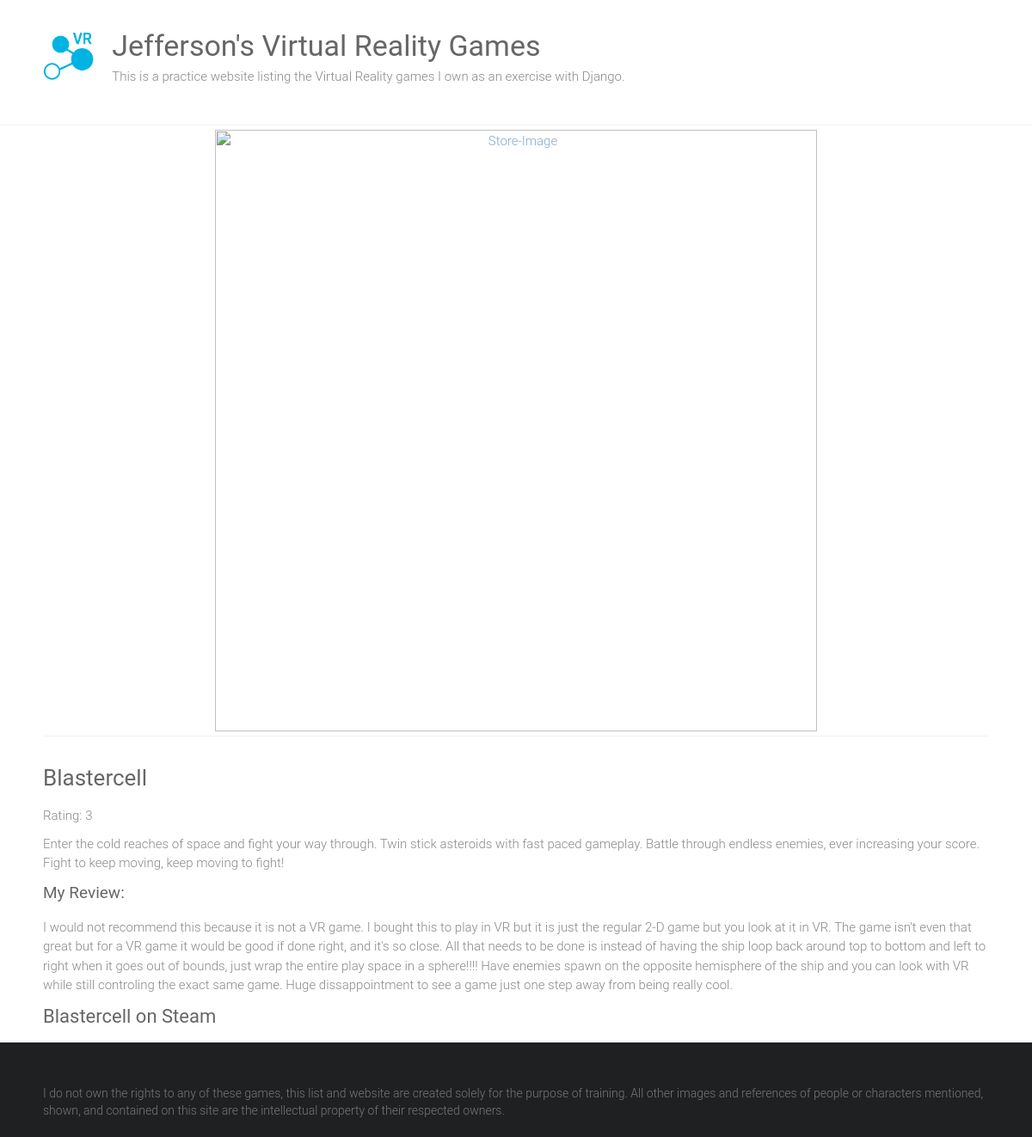
The page /Games/2/ on the database its author committed.
### Games/models.py (models this page shows)
class Game(models.Model):
    name = models.CharField(max_length=100)
    link = models.URLField(null=True)
    description = models.TextField(null=True)
    rating = models.IntegerField(choices=[(0,'0'),(1,'1'),(2,'2'),(3,'3'),(4,'4'),(5,'5'),(6,'6'),(7,'7'),(8,'8'),(9,'9'),(10,'10')],null=True)
    review = models.TextField(null=True)

### Games/views.py (the view)
# urls.py: re_path(r'^Games/(\d+)/', views.game_detail, name='game_detail'),
def game_detail(request, id):
    try:
        game = Game.objects.get(id=id)
    except Game.DoesNotExist:
        raise Http404('Game not found')
    return render(request, 'game_detail.html', {'game': game})

### Games/templates/game_detail.html (shortened to what this page needs)
{% extends "base.html" %}
{% load static %}
{% block banner %}
<div style="text-align: center; margin: 5px 0px -63px 0px;" id="banner-logo-image">
    <a href="{{game.link}}">
        <img class="game_header_image_full" id='banner' alt="Store-Image" width="700" >
    </a>
</div>
{% endblock %}
{% block content %}
<div>
  <h3>{{ game.name }}</h3>
  {% if game.rating %}
    <p> Rating: {{ game.rating }} </p>
  {% endif %}
    <p> {{ game.description }} </p>
  {% if game.review %}
    <h6> My Review: </h6>
    <p> {{ game.review }} </p>
  {% endif %}
    <a href="{{game.link}}">
      <h5>{{ game.name }} on Steam</h5>
    </a>
</div>
{% endblock %}

### static/style.css (style rules this page uses)
html, body, div, span, applet, object, iframe, h1, h2, h3, h4, h5, h6, p, blockquote, pre, a, abbr, acronym, address, big, cite, code, del, dfn, em, font, ins, kbd, q, s, samp, small, strike, strong, sub, sup, tt, var, dl, dt, dd, ol, ul, li, fieldset, form, label, legend, table, caption, tbody, tfoot, thead, tr, th, td { border: 0; font: inherit; font-size: 100%; font-style: inherit; font-weight: inherit; margin: 0; outline: 0; padding: 0; vertical-align: baseline; }
html { overflow-y: scroll; -webkit-text-size-adjust: 100%; -ms-text-size-adjust: 100%; }
h1, h2, h3, h4, h5, h6 { color: #666666; line-height: 1.4; padding-bottom: 15px; font-weight: normal; }
h3 { font-size: 26px; }
h5 { font-size: 22px; }
h6 { font-size: 19px; }
body, button, input, select, textarea { color: #888888; font-size: 15px; line-height: 1.5; font-family: 'Roboto', sans-serif; font-weight: 300; }
p { color: #888888; font-size: 15px; line-height: 1.5; margin-bottom: 15px; font-weight: 300; }
body { background: #f2f2f2; }
a { color: #80abc8; text-decoration: none; -webkit-transition: 0.25s ease-in-out; -moz-transition: 0.25s ease-in-out; transition: 0.25s ease-in-out; -ms-transition: 0.25s ease-in-out; -o-transition: 0.25s ease-in-out; }
img { max-width: 100%; height: auto; vertical-align: top; margin-bottom: 18px; }
a img { border: 0; }
body { padding-top: 30px; padding-bottom: 30px; }
body.wide { padding-top: 0; padding-bottom: 0; }
.single-page p { margin-bottom: 10px; }

### rows shown on the page
Game: name "Blastercell", rating "3", description "Enter the cold reaches of space and fight your way through. Twin stick asteroids with fast paced gameplay. Battle through endless enemies, ever increasing your score. Fight to keep moving, keep moving to fight!", review "I would not recommend this because it is not a VR game. I bought this to play in VR but it is just the regular 2-D game but you look at it in VR. The game isn't even that great but for a VR game it would be good if done right, and it's so close. All that needs to be done is instead of having the ship loop back around top to bottom and left to right when it goes out of bounds, just wrap the entire play space in a sphere!!!! Have enemies spawn on the opposite hemisphere of the ship and you can look with VR while still controling the exact same game. Huge dissappointment to see a game just one step away from being really cool."
